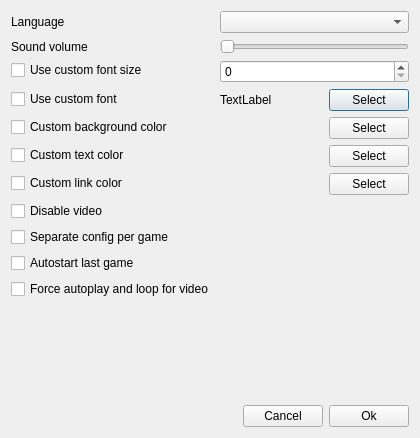
<?xml version="1.0" encoding="UTF-8"?>
<ui version="4.0">
 <class>OptionsDialog</class>
 <widget class="QDialog" name="OptionsDialog">
  <property name="windowModality">
   <enum>Qt::ApplicationModal</enum>
  </property>
  <property name="geometry">
   <rect>
    <x>0</x>
    <y>0</y>
    <width>420</width>
    <height>438</height>
   </rect>
  </property>
  <property name="windowTitle">
   <string>Options</string>
  </property>
  <layout class="QVBoxLayout" name="verticalLayout">
   <item>
    <layout class="QFormLayout" name="formLayout">
     <property name="labelAlignment">
      <set>Qt::AlignLeading|Qt::AlignLeft|Qt::AlignVCenter</set>
     </property>
     <item row="2" column="0">
      <widget class="QCheckBox" name="checkBox_fontSize">
       <property name="text">
        <string>Use custom font size</string>
       </property>
      </widget>
     </item>
     <item row="2" column="1">
      <widget class="QSpinBox" name="spinBox_fontSize">
       <property name="maximum">
        <number>96</number>
       </property>
      </widget>
     </item>
     <item row="3" column="0">
      <widget class="QCheckBox" name="checkBox_font">
       <property name="text">
        <string>Use custom font</string>
       </property>
      </widget>
     </item>
     <item row="3" column="1">
      <layout class="QHBoxLayout" name="horizontalLayout_font">
       <item>
        <widget class="QLabel" name="label_font">
         <property name="text">
          <string notr="true">TextLabel</string>
         </property>
        </widget>
       </item>
       <item>
        <spacer name="horizontalSpacer_4">
         <property name="orientation">
          <enum>Qt::Horizontal</enum>
         </property>
         <property name="sizeHint" stdset="0">
          <size>
           <width>40</width>
           <height>20</height>
          </size>
         </property>
        </spacer>
       </item>
       <item>
        <widget class="QPushButton" name="pushButton_font">
         <property name="text">
          <string>Select</string>
         </property>
        </widget>
       </item>
      </layout>
     </item>
     <item row="4" column="0">
      <widget class="QCheckBox" name="checkBox_backColor">
       <property name="text">
        <string>Custom background color</string>
       </property>
      </widget>
     </item>
     <item row="4" column="1">
      <layout class="QHBoxLayout" name="horizontalLayout_3">
       <item>
        <widget class="QLabel" name="label_backColor">
         <property name="minimumSize">
          <size>
           <width>48</width>
           <height>0</height>
          </size>
         </property>
         <property name="maximumSize">
          <size>
           <width>48</width>
           <height>16777215</height>
          </size>
         </property>
         <property name="baseSize">
          <size>
           <width>48</width>
           <height>0</height>
          </size>
         </property>
         <property name="text">
          <string notr="true"/>
         </property>
        </widget>
       </item>
       <item>
        <spacer name="horizontalSpacer">
         <property name="orientation">
          <enum>Qt::Horizontal</enum>
         </property>
         <property name="sizeHint" stdset="0">
          <size>
           <width>40</width>
           <height>20</height>
          </size>
         </property>
        </spacer>
       </item>
       <item>
        <widget class="QPushButton" name="pushButton_backColor">
         <property name="text">
          <string>Select</string>
         </property>
        </widget>
       </item>
      </layout>
     </item>
     <item row="0" column="0">
      <widget class="QLabel" name="label_language">
       <property name="text">
        <string>Language</string>
       </property>
      </widget>
     </item>
     <item row="0" column="1">
      <widget class="QComboBox" name="comboBox_language"/>
     </item>
     <item row="5" column="0">
      <widget class="QCheckBox" name="checkBox_fontColor">
       <property name="text">
        <string>Custom text color</string>
       </property>
      </widget>
     </item>
     <item row="6" column="0">
      <widget class="QCheckBox" name="checkBox_linkColor">
       <property name="text">
        <string>Custom link color</string>
       </property>
      </widget>
     </item>
     <item row="9" column="0">
      <widget class="QCheckBox" name="checkBox_autostart">
       <property name="text">
        <string>Autostart last game</string>
       </property>
      </widget>
     </item>
     <item row="5" column="1">
      <layout class="QHBoxLayout" name="horizontalLayout">
       <item>
        <widget class="QLabel" name="label_fontColor">
         <property name="minimumSize">
          <size>
           <width>48</width>
           <height>0</height>
          </size>
         </property>
         <property name="maximumSize">
          <size>
           <width>48</width>
           <height>16777215</height>
          </size>
         </property>
         <property name="baseSize">
          <size>
           <width>48</width>
           <height>0</height>
          </size>
         </property>
         <property name="text">
          <string notr="true"/>
         </property>
        </widget>
       </item>
       <item>
        <spacer name="horizontalSpacer_2">
         <property name="orientation">
          <enum>Qt::Horizontal</enum>
         </property>
         <property name="sizeHint" stdset="0">
          <size>
           <width>40</width>
           <height>20</height>
          </size>
         </property>
        </spacer>
       </item>
       <item>
        <widget class="QPushButton" name="pushButton_fontColor">
         <property name="text">
          <string>Select</string>
         </property>
        </widget>
       </item>
      </layout>
     </item>
     <item row="6" column="1">
      <layout class="QHBoxLayout" name="horizontalLayout_4">
       <item>
        <widget class="QLabel" name="label_linkColor">
         <property name="minimumSize">
          <size>
           <width>48</width>
           <height>0</height>
          </size>
         </property>
         <property name="maximumSize">
          <size>
           <width>48</width>
           <height>16777215</height>
          </size>
         </property>
         <property name="baseSize">
          <size>
           <width>48</width>
           <height>0</height>
          </size>
         </property>
         <property name="text">
          <string notr="true"/>
         </property>
        </widget>
       </item>
       <item>
        <spacer name="horizontalSpacer_3">
         <property name="orientation">
          <enum>Qt::Horizontal</enum>
         </property>
         <property name="sizeHint" stdset="0">
          <size>
           <width>40</width>
           <height>20</height>
          </size>
         </property>
        </spacer>
       </item>
       <item>
        <widget class="QPushButton" name="pushButton_linkColor">
         <property name="text">
          <string>Select</string>
         </property>
        </widget>
       </item>
      </layout>
     </item>
     <item row="8" column="0">
      <widget class="QCheckBox" name="checkBox_perGameConfig">
       <property name="text">
        <string>Separate config per game</string>
       </property>
      </widget>
     </item>
     <item row="1" column="0">
      <widget class="QLabel" name="label_volume">
       <property name="text">
        <string>Sound volume</string>
       </property>
      </widget>
     </item>
     <item row="1" column="1">
      <widget class="QSlider" name="horizontalSlider_volume">
       <property name="maximum">
        <number>100</number>
       </property>
       <property name="orientation">
        <enum>Qt::Horizontal</enum>
       </property>
      </widget>
     </item>
     <item row="7" column="0">
      <widget class="QCheckBox" name="checkBox_disableVideo">
       <property name="text">
        <string>Disable video</string>
       </property>
      </widget>
     </item>
     <item row="10" column="0">
      <widget class="QCheckBox" name="checkBox_videoFix">
       <property name="text">
        <string>Force autoplay and loop for video</string>
       </property>
      </widget>
     </item>
    </layout>
   </item>
   <item>
    <spacer name="verticalSpacer">
     <property name="orientation">
      <enum>Qt::Vertical</enum>
     </property>
     <property name="sizeHint" stdset="0">
      <size>
       <width>20</width>
       <height>40</height>
      </size>
     </property>
    </spacer>
   </item>
   <item>
    <layout class="QHBoxLayout" name="horizontalLayout_5">
     <item>
      <spacer name="horizontalSpacer_5">
       <property name="orientation">
        <enum>Qt::Horizontal</enum>
       </property>
       <property name="sizeHint" stdset="0">
        <size>
         <width>40</width>
         <height>20</height>
        </size>
       </property>
      </spacer>
     </item>
     <item>
      <widget class="QPushButton" name="pushButton_cancel">
       <property name="text">
        <string>Cancel</string>
       </property>
      </widget>
     </item>
     <item>
      <widget class="QPushButton" name="pushButton_ok">
       <property name="text">
        <string>Ok</string>
       </property>
      </widget>
     </item>
    </layout>
   </item>
  </layout>
 </widget>
 <resources/>
 <connections/>
</ui>
